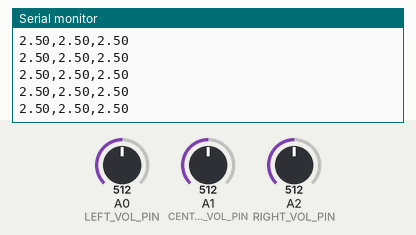
This sketch was run on a simulated Arduino Uno, built with avr-gcc and run on an emulated ATmega328P. On the bench: the last lines printed to the serial monitor. The test bench sets the inputs (shaded band); at power-on: A0 (LEFT_VOL_PIN) = 512, A1 (CENTER_VOL_PIN) = 512, A2 (RIGHT_VOL_PIN) = 512.

Above: at 1.2 s.
1.3 s: A0 (LEFT_VOL_PIN) set to 716
At 2.1 s:
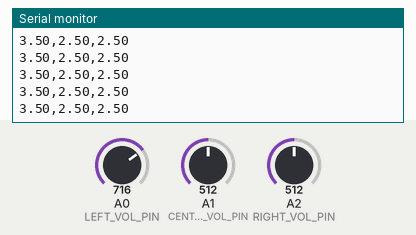
4.3 s: A1 (CENTER_VOL_PIN) set to 716
At 5.4 s:
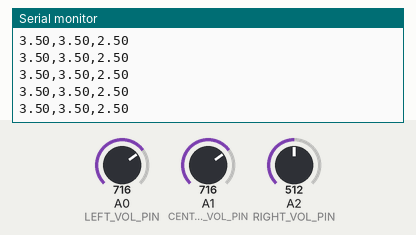
5.8 s: A2 (RIGHT_VOL_PIN) set to 716
At 6.8 s:
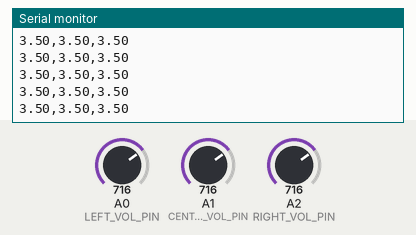
7.3 s: A0 (LEFT_VOL_PIN) set to 900
At 7.9 s:
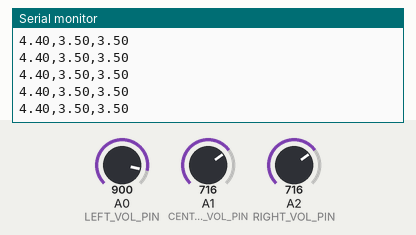
8.8 s: A1 (CENTER_VOL_PIN) set to 900
At 9.3 s:
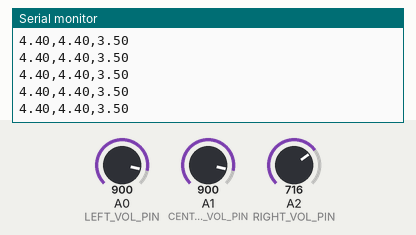
11.8 s: A2 (RIGHT_VOL_PIN) set to 900
At 12.6 s:
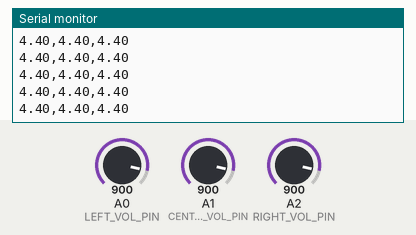
Timing chart, 0 to 14.3 s (numbered marks = the images above; inputs shaded):
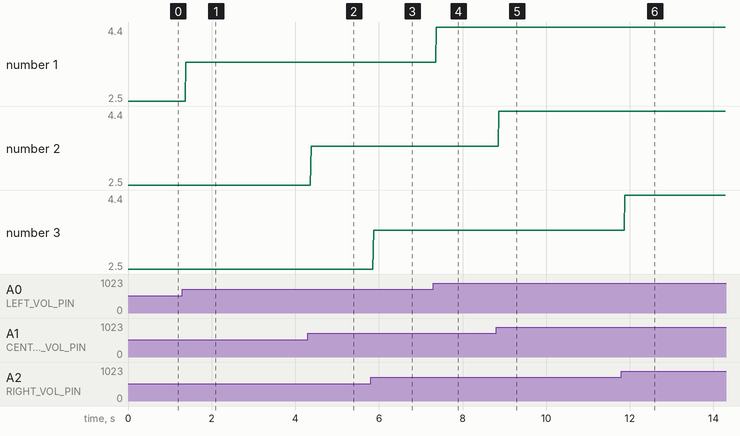

The sketch:

input.ino
```cpp
#define LEFT_VOL_PIN A0
#define CENTER_VOL_PIN A1
#define RIGHT_VOL_PIN A2

void setup(){
    Serial.begin( 9600 );
}


float getVoltage( int pin ){
    int value;
    float volt;

    value = analogRead( pin );

    volt = value * 5.0 / 1023.0;

    return volt;
}

void loop(){
    float left_volt, center_volt, right_volt;

    left_volt = getVoltage( LEFT_VOL_PIN );
    center_volt = getVoltage( CENTER_VOL_PIN );
    right_volt = getVoltage( RIGHT_VOL_PIN );

    Serial.print( left_volt );
    Serial.print(",");
    Serial.print( center_volt );
    Serial.print(",");
    Serial.println( right_volt );
}
```

Measured:
- after the input at 1.3 s, the serial monitor: prints a new line after 0.08 s (image 1)
- after the input at 4.3 s, the serial monitor: prints a new line after 0.08 s (image 2)
- after the input at 5.8 s, the serial monitor: prints a new line after 0.07 s (image 3)
- after the input at 7.3 s, the serial monitor: prints a new line after 0.07 s (image 4)
- after the input at 8.8 s, the serial monitor: prints a new line after 0.07 s (image 5)
- after the input at 11.8 s, the serial monitor: prints a new line after 0.08 s (image 6)
- plotted number 1: 2.5 → 3.5 after the input at 1.3 s, 3.5 → 4.4 after the input at 7.3 s
